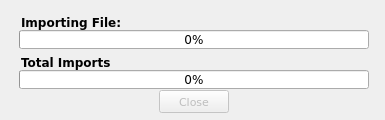
<?xml version="1.0" encoding="UTF-8"?>
<ui version="4.0">
 <class>QBuildDB</class>
 <widget class="QMainWindow" name="QBuildDB">
  <property name="windowModality">
   <enum>Qt::ApplicationModal</enum>
  </property>
  <property name="geometry">
   <rect>
    <x>0</x>
    <y>0</y>
    <width>385</width>
    <height>120</height>
   </rect>
  </property>
  <property name="sizePolicy">
   <sizepolicy hsizetype="Fixed" vsizetype="Fixed">
    <horstretch>0</horstretch>
    <verstretch>0</verstretch>
   </sizepolicy>
  </property>
  <property name="minimumSize">
   <size>
    <width>385</width>
    <height>120</height>
   </size>
  </property>
  <property name="maximumSize">
   <size>
    <width>385</width>
    <height>120</height>
   </size>
  </property>
  <property name="font">
   <font>
    <family>DejaVu Sans</family>
   </font>
  </property>
  <property name="cursor">
   <cursorShape>PointingHandCursor</cursorShape>
  </property>
  <property name="focusPolicy">
   <enum>Qt::StrongFocus</enum>
  </property>
  <property name="contextMenuPolicy">
   <enum>Qt::DefaultContextMenu</enum>
  </property>
  <property name="windowTitle">
   <string>Import database from [.dat] files</string>
  </property>
  <widget class="QWidget" name="centralwidget">
   <property name="cursor">
    <cursorShape>PointingHandCursor</cursorShape>
   </property>
   <widget class="QPushButton" name="Close">
    <property name="enabled">
     <bool>false</bool>
    </property>
    <property name="geometry">
     <rect>
      <x>159</x>
      <y>90</y>
      <width>70</width>
      <height>23</height>
     </rect>
    </property>
    <property name="font">
     <font>
      <family>Sans Serif</family>
      <pointsize>8</pointsize>
     </font>
    </property>
    <property name="cursor">
     <cursorShape>PointingHandCursor</cursorShape>
    </property>
    <property name="text">
     <string>Close</string>
    </property>
   </widget>
   <widget class="QProgressBar" name="progressBar">
    <property name="geometry">
     <rect>
      <x>19</x>
      <y>30</y>
      <width>350</width>
      <height>19</height>
     </rect>
    </property>
    <property name="cursor">
     <cursorShape>PointingHandCursor</cursorShape>
    </property>
    <property name="value">
     <number>0</number>
    </property>
    <property name="alignment">
     <set>Qt::AlignCenter</set>
    </property>
   </widget>
   <widget class="QLabel" name="LabelTitle">
    <property name="geometry">
     <rect>
      <x>21</x>
      <y>14</y>
      <width>101</width>
      <height>16</height>
     </rect>
    </property>
    <property name="font">
     <font>
      <weight>75</weight>
      <bold>true</bold>
     </font>
    </property>
    <property name="cursor">
     <cursorShape>PointingHandCursor</cursorShape>
    </property>
    <property name="text">
     <string>Importing File:</string>
    </property>
   </widget>
   <widget class="QLabel" name="LabelFile">
    <property name="geometry">
     <rect>
      <x>120</x>
      <y>13</y>
      <width>230</width>
      <height>16</height>
     </rect>
    </property>
    <property name="font">
     <font>
      <weight>50</weight>
      <bold>false</bold>
     </font>
    </property>
    <property name="cursor">
     <cursorShape>PointingHandCursor</cursorShape>
    </property>
    <property name="text">
     <string/>
    </property>
   </widget>
   <widget class="QProgressBar" name="progressBarTotal">
    <property name="geometry">
     <rect>
      <x>19</x>
      <y>70</y>
      <width>350</width>
      <height>19</height>
     </rect>
    </property>
    <property name="cursor">
     <cursorShape>PointingHandCursor</cursorShape>
    </property>
    <property name="value">
     <number>0</number>
    </property>
    <property name="alignment">
     <set>Qt::AlignCenter</set>
    </property>
   </widget>
   <widget class="QLabel" name="TotalImported">
    <property name="geometry">
     <rect>
      <x>21</x>
      <y>54</y>
      <width>101</width>
      <height>16</height>
     </rect>
    </property>
    <property name="font">
     <font>
      <weight>75</weight>
      <bold>true</bold>
     </font>
    </property>
    <property name="cursor">
     <cursorShape>PointingHandCursor</cursorShape>
    </property>
    <property name="text">
     <string>Total Imports</string>
    </property>
   </widget>
  </widget>
 </widget>
 <resources/>
 <connections>
  <connection>
   <sender>Close</sender>
   <signal>clicked()</signal>
   <receiver>QBuildDB</receiver>
   <slot>close()</slot>
   <hints>
    <hint type="sourcelabel">
     <x>234</x>
     <y>411</y>
    </hint>
    <hint type="destinationlabel">
     <x>183</x>
     <y>218</y>
    </hint>
   </hints>
  </connection>
 </connections>
</ui>
